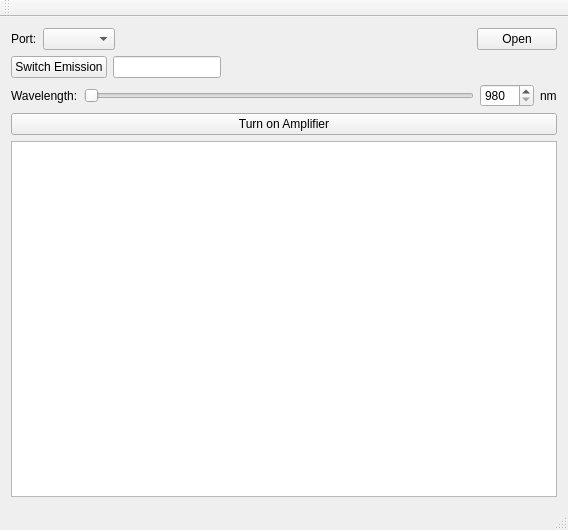
<?xml version="1.0" encoding="UTF-8"?>
<ui version="4.0">
 <class>MainWindow</class>
 <widget class="QMainWindow" name="MainWindow">
  <property name="geometry">
   <rect>
    <x>0</x>
    <y>0</y>
    <width>568</width>
    <height>530</height>
   </rect>
  </property>
  <property name="windowTitle">
   <string>MainWindow</string>
  </property>
  <widget class="QWidget" name="centralWidget">
   <layout class="QGridLayout" name="gridLayout">
    <item row="0" column="0">
     <layout class="QHBoxLayout" name="horizontalLayout">
      <item>
       <widget class="QLabel" name="label">
        <property name="sizePolicy">
         <sizepolicy hsizetype="Preferred" vsizetype="Preferred">
          <horstretch>0</horstretch>
          <verstretch>0</verstretch>
         </sizepolicy>
        </property>
        <property name="maximumSize">
         <size>
          <width>40</width>
          <height>16777215</height>
         </size>
        </property>
        <property name="text">
         <string>Port:</string>
        </property>
       </widget>
      </item>
      <item>
       <widget class="QComboBox" name="cbComports"/>
      </item>
      <item>
       <spacer name="horizontalSpacer_5">
        <property name="orientation">
         <enum>Qt::Horizontal</enum>
        </property>
        <property name="sizeHint" stdset="0">
         <size>
          <width>40</width>
          <height>20</height>
         </size>
        </property>
       </spacer>
      </item>
      <item>
       <widget class="QPushButton" name="pbOpenClose">
        <property name="text">
         <string>Open</string>
        </property>
       </widget>
      </item>
     </layout>
    </item>
    <item row="1" column="0">
     <layout class="QHBoxLayout" name="horizontalLayout_2">
      <item>
       <widget class="QPushButton" name="pbSwitchEmission">
        <property name="text">
         <string>Switch Emission</string>
        </property>
       </widget>
      </item>
      <item>
       <widget class="QLineEdit" name="emissionState">
        <property name="sizePolicy">
         <sizepolicy hsizetype="Minimum" vsizetype="Fixed">
          <horstretch>0</horstretch>
          <verstretch>0</verstretch>
         </sizepolicy>
        </property>
        <property name="minimumSize">
         <size>
          <width>0</width>
          <height>0</height>
         </size>
        </property>
       </widget>
      </item>
      <item>
       <spacer name="horizontalSpacer">
        <property name="orientation">
         <enum>Qt::Horizontal</enum>
        </property>
        <property name="sizeHint" stdset="0">
         <size>
          <width>40</width>
          <height>20</height>
         </size>
        </property>
       </spacer>
      </item>
     </layout>
    </item>
    <item row="6" column="0">
     <widget class="QPlainTextEdit" name="pteStatus">
      <property name="mouseTracking">
       <bool>true</bool>
      </property>
     </widget>
    </item>
    <item row="3" column="0">
     <layout class="QHBoxLayout" name="horizontalLayout_3">
      <item>
       <widget class="QLabel" name="label_2">
        <property name="text">
         <string>Wavelength:</string>
        </property>
       </widget>
      </item>
      <item>
       <widget class="QSlider" name="hsWavelength">
        <property name="mouseTracking">
         <bool>true</bool>
        </property>
        <property name="minimum">
         <number>980</number>
        </property>
        <property name="maximum">
         <number>2100</number>
        </property>
        <property name="orientation">
         <enum>Qt::Horizontal</enum>
        </property>
       </widget>
      </item>
      <item>
       <widget class="QSpinBox" name="sbWavelength">
        <property name="sizePolicy">
         <sizepolicy hsizetype="Minimum" vsizetype="Fixed">
          <horstretch>0</horstretch>
          <verstretch>0</verstretch>
         </sizepolicy>
        </property>
        <property name="minimumSize">
         <size>
          <width>2</width>
          <height>1</height>
         </size>
        </property>
        <property name="minimum">
         <number>980</number>
        </property>
        <property name="maximum">
         <number>2100</number>
        </property>
       </widget>
      </item>
      <item>
       <widget class="QLabel" name="label_3">
        <property name="text">
         <string>nm</string>
        </property>
       </widget>
      </item>
     </layout>
    </item>
    <item row="4" column="0">
     <widget class="QPushButton" name="EDFAOnOff">
      <property name="text">
       <string>Turn on Amplifier</string>
      </property>
     </widget>
    </item>
   </layout>
  </widget>
  <widget class="QMenuBar" name="menuBar">
   <property name="enabled">
    <bool>true</bool>
   </property>
   <property name="geometry">
    <rect>
     <x>0</x>
     <y>0</y>
     <width>568</width>
     <height>26</height>
    </rect>
   </property>
  </widget>
  <widget class="QToolBar" name="mainToolBar">
   <property name="enabled">
    <bool>false</bool>
   </property>
   <attribute name="toolBarArea">
    <enum>TopToolBarArea</enum>
   </attribute>
   <attribute name="toolBarBreak">
    <bool>false</bool>
   </attribute>
  </widget>
  <widget class="QStatusBar" name="statusBar">
   <property name="enabled">
    <bool>false</bool>
   </property>
  </widget>
 </widget>
 <layoutdefault spacing="6" margin="11"/>
 <resources/>
 <connections/>
</ui>
